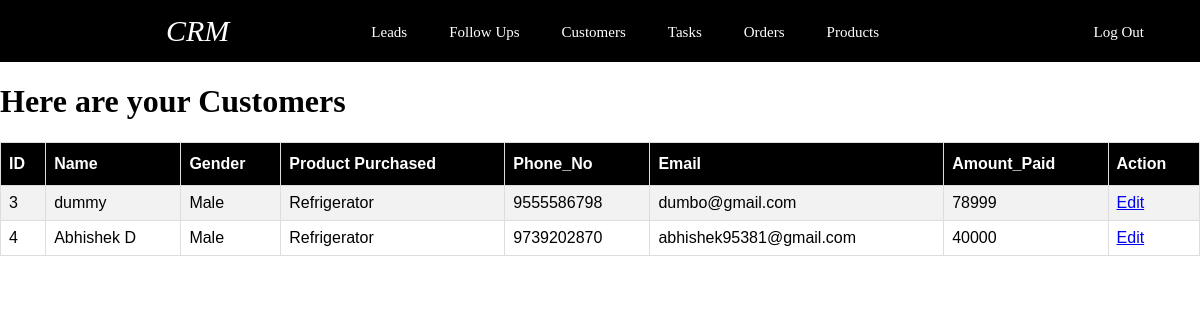
The app's page /Customers.php (signed in) with its own data.
### tables this page shows
CREATE TABLE `customer` (
  `Customer_id` int(11) NOT NULL,
  `Salesman_id` int(11) DEFAULT NULL,
  `Customer_Name` varchar(255) DEFAULT NULL,
  `Gender` varchar(10) DEFAULT NULL,
  `S_P_Provided` varchar(255) DEFAULT NULL,
  `Phone_No` varchar(10) DEFAULT NULL,
  `Email` varchar(255) DEFAULT NULL,
  `Amount_Paid` int(11) DEFAULT NULL
);

### Customers.php (the view, shortened to what this page needs)
<?php
include "pdo_dbconnection.php";
$id = $_SESSION['id'];
?>
<html>
    <head>
    <link rel="stylesheet" href="Customers.css">
    </head>
    <div class="whole-thing">
        <h1>Here are your Customers</h1>
        <div class="table">
            <table id="customers">
                <tr>
                <th>ID</th>
                <th>Name</th>
                <th>Gender</th>
                <th>Product Purchased</th>
                <th>Phone_No</th>
                <th>Email</th>
                <th>Amount_Paid</th>
                <th>Action</th>
                <?php
                $sql = "SELECT * FROM Customer WHERE Salesman_id = :id";
                $stmt = $pdo->prepare($sql);
                $stmt->execute([':id' => $id]);
                while ( $row = $stmt->fetch(PDO::FETCH_ASSOC) ) {
                    echo("<tr><td>");
                    echo($row['Customer_id']);
                    echo("</td><td>");
                    echo($row['Customer_Name']);
                    echo("</td><td>");
                    echo($row['Gender']);
                    echo('</td><td>');
                    echo($row['S_P_Provided']);
                    echo('</td><td>');
                    echo($row['Phone_No']);
                    echo('</td><td>');
                    echo($row['Email']);
                    echo('</td><td>');
                    echo($row['Amount_Paid']);
                    echo('</td><td>');
                    echo('<a href="Edit_Customer.php">Edit</a>');
                    echo("</td></tr>");
                }
                ?>
            </table>
        </div>
    </div>
</html>

### header.css (style rules this page uses)
.CRM { font-style: italic; font-size: 30px; margin-left: 150px; margin-right: 100px; }
.header { top: 0; left: 0; right: 0; list-style-type: none; margin: 0; padding: 0; overflow: hidden; background-color: rgb(0, 0, 0); }
.logout { margin-right: 30px; }
.therest { margin-top: 10px; font-size: 15px; }
li { float: left; margin-right: 10px; }
li a { display: block; color: white; text-align: center; padding: 14px 16px; text-decoration: none; }
body { margin: 0px; }

### Customers.css (style rules this page uses)
#customers { font-family: Arial, Helvetica, sans-serif; border-collapse: collapse; width: 100%; }
#customers td, #customers th { border: 1px solid #ddd; padding: 8px; }
#customers tr:nth-child(even) { background-color: #f2f2f2; }
#customers th { padding-top: 12px; padding-bottom: 12px; text-align: left; background-color: #000000; color: white; }

### records on screen
customer: Customer_id "3", Customer_Name "dummy", Gender "Male", S_P_Provided "Refrigerator", Phone_No "9555586798", Email "dumbo@gmail.com", Amount_Paid "78999"
customer: Customer_id "4", Customer_Name "Abhishek D", Gender "Male", S_P_Provided "Refrigerator", Phone_No "9739202870", Email "abhishek95381@gmail.com", Amount_Paid "40000"
